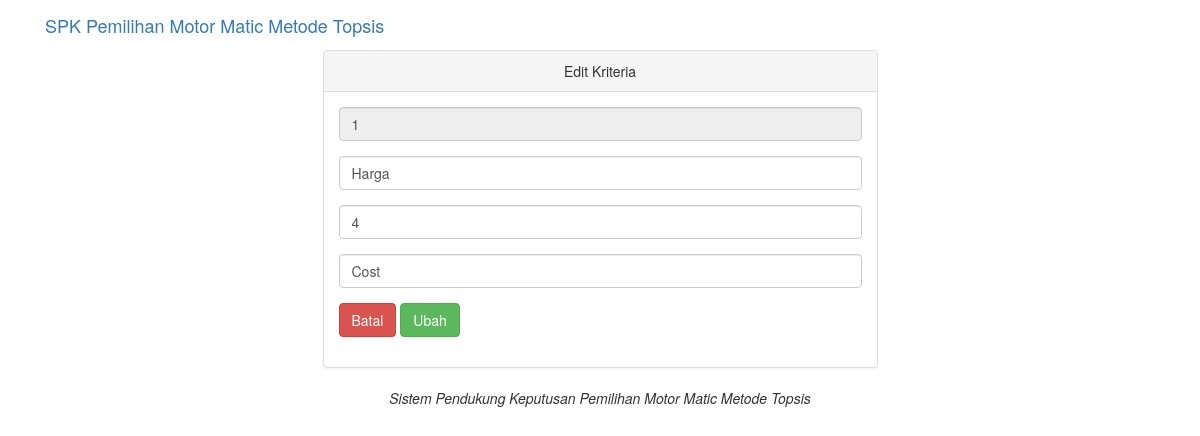
The page /editkriteria.php?id_kriteria=1 on the database its author committed.
### tables this page shows
CREATE TABLE `tab_kriteria` (
  `id_kriteria` int(11) NOT NULL,
  `nama_kriteria` varchar(50) NOT NULL,
  `bobot` float NOT NULL,
  `status` varchar(20) NOT NULL
);

### editkriteria.php (the view, shortened to what this page needs)
<?php
include ("koneksi.php");
$id_krit  = $_GET['id_kriteria'];
$kriteria = $koneksi->query("SELECT * FROM tab_kriteria WHERE id_kriteria = '$id_krit' ");
while ($row = $kriteria->fetch_row())
  {
    $nama_kriteria  = $row[1];
    $bobot = $row[2];
    $status = $row[3];
  }
 ?>
<!DOCTYPE html>
<html>
  <head>
    <link href="tampilan/css/bootstrap.min.css" rel="stylesheet">
  </head>
  <body>
    <nav class="">
      <div class="container">
        <div class="navbar-header">
          <a class="navbar-brand" href="index.php">SPK Pemilihan Motor Matic Metode Topsis</a>
        </div>
        <div class="collapse navbar-collapse">
        </div>
      </div>
    </nav>
    <div class="container">
      <div class="row">
        <div class="col-lg-6 col-lg-offset-3">
          <div class="panel panel-default">
            <div class="panel-heading text-center">
              Edit Kriteria
            </div>
            <div class="panel-body">
              <div class="row">
                <div class="col-lg-12">
                  <form class="form" action="editk.php" method="post">
                    <div class="form-group">
                      <input class="form-control" type="text" name="id_kriteria" value= <?php echo $_GET['id_kriteria']; ?> readonly>
                    </div>
                    <div class="form-group">
                      <input class="form-control" type="text" name="nama_kriteria" value= <?php echo $nama_kriteria; ?> >
                    </div>
                    <div class="form-group">
                      <input class="form-control" type="text" name="bobot" value= <?php echo $bobot; ?> >
                    </div>
                    <div class="form-group">
                      <input class="form-control" type="text" name="status" value= <?php echo $status; ?> >
                    </div>
                    <div class="form-group">
                      <a href="kriteria.php"><button type="button" class="btn btn-danger">Batal</button></a>
                      <button type="submit" class="btn btn-success">Ubah</button>
                    </div>
                  </form>
                </div>
              </div>
            </div>
          </div>
        </div>
      </div>
    </div>
    <footer class="text-center">
      <div class="footer-below">
        <div class="container">
          <div class="row">
            <div class="col-lg-12">
              <em>Sistem Pendukung Keputusan Pemilihan Motor Matic Metode Topsis</em>
            </div>
          </div>
        </div>
      </div>
    </footer>
  </body>
</html>

### rows shown on the page
tab_kriteria: nama_kriteria "Harga", bobot "4", status "Cost"
